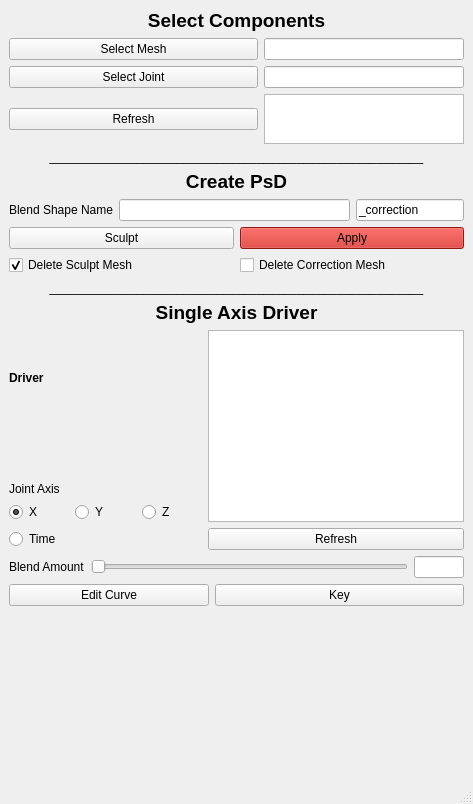
<?xml version="1.0" encoding="UTF-8"?>
<ui version="4.0">
 <class>SingleAxisCorrect</class>
 <widget class="QMainWindow" name="SingleAxisCorrect">
  <property name="geometry">
   <rect>
    <x>0</x>
    <y>0</y>
    <width>473</width>
    <height>804</height>
   </rect>
  </property>
  <property name="windowTitle">
   <string>Single Axis Corrective-Blend-O-Matic</string>
  </property>
  <widget class="QWidget" name="centralwidget">
   <layout class="QVBoxLayout" name="verticalLayout">
    <item>
     <layout class="QVBoxLayout" name="verticalLayout_2">
      <item>
       <widget class="QLabel" name="label_7">
        <property name="font">
         <font>
          <pointsize>14</pointsize>
          <weight>75</weight>
          <bold>true</bold>
         </font>
        </property>
        <property name="text">
         <string>Select Components</string>
        </property>
        <property name="alignment">
         <set>Qt::AlignCenter</set>
        </property>
       </widget>
      </item>
      <item>
       <layout class="QGridLayout" name="gridLayout">
        <item row="2" column="0">
         <widget class="QPushButton" name="SelectMesh_Button">
          <property name="text">
           <string>Select Mesh</string>
          </property>
          <property name="+c" stdset="0">
           <string>'import corrective_blend;  corrective_blend.select_basemesh()'</string>
          </property>
         </widget>
        </item>
        <item row="2" column="1">
         <widget class="QLineEdit" name="mesh_store">
          <property name="sizePolicy">
           <sizepolicy hsizetype="Maximum" vsizetype="Fixed">
            <horstretch>0</horstretch>
            <verstretch>0</verstretch>
           </sizepolicy>
          </property>
          <property name="maximumSize">
           <size>
            <width>200</width>
            <height>16777215</height>
           </size>
          </property>
         </widget>
        </item>
        <item row="3" column="0">
         <widget class="QPushButton" name="selectjoint_Button">
          <property name="text">
           <string>Select Joint</string>
          </property>
          <property name="+c" stdset="0">
           <string>'import corrective_blend;  corrective_blend.select_joint()'</string>
          </property>
         </widget>
        </item>
        <item row="3" column="1">
         <widget class="QLineEdit" name="joint_store">
          <property name="sizePolicy">
           <sizepolicy hsizetype="Maximum" vsizetype="Fixed">
            <horstretch>0</horstretch>
            <verstretch>0</verstretch>
           </sizepolicy>
          </property>
          <property name="maximumSize">
           <size>
            <width>200</width>
            <height>16777215</height>
           </size>
          </property>
         </widget>
        </item>
        <item row="4" column="1">
         <widget class="QListWidget" name="blendnode_list">
          <property name="sizePolicy">
           <sizepolicy hsizetype="Maximum" vsizetype="Preferred">
            <horstretch>0</horstretch>
            <verstretch>0</verstretch>
           </sizepolicy>
          </property>
          <property name="maximumSize">
           <size>
            <width>200</width>
            <height>50</height>
           </size>
          </property>
         </widget>
        </item>
        <item row="4" column="0">
         <widget class="QPushButton" name="refreshblendlist_button">
          <property name="text">
           <string>Refresh</string>
          </property>
          <property name="+c" stdset="0">
           <string>'import corrective_blend;  corrective_blend.refreshblendnode()'</string>
          </property>
         </widget>
        </item>
       </layout>
      </item>
      <item>
       <widget class="QLabel" name="label_3">
        <property name="sizePolicy">
         <sizepolicy hsizetype="Preferred" vsizetype="Maximum">
          <horstretch>0</horstretch>
          <verstretch>0</verstretch>
         </sizepolicy>
        </property>
        <property name="text">
         <string>________________________________________________________</string>
        </property>
        <property name="alignment">
         <set>Qt::AlignCenter</set>
        </property>
       </widget>
      </item>
      <item>
       <widget class="QLabel" name="label_5">
        <property name="font">
         <font>
          <pointsize>14</pointsize>
          <weight>75</weight>
          <bold>true</bold>
         </font>
        </property>
        <property name="text">
         <string>Create PsD</string>
        </property>
        <property name="alignment">
         <set>Qt::AlignCenter</set>
        </property>
       </widget>
      </item>
      <item>
       <layout class="QHBoxLayout" name="horizontalLayout_4">
        <item>
         <widget class="QLabel" name="label">
          <property name="sizePolicy">
           <sizepolicy hsizetype="Maximum" vsizetype="Maximum">
            <horstretch>0</horstretch>
            <verstretch>0</verstretch>
           </sizepolicy>
          </property>
          <property name="text">
           <string>Blend Shape Name</string>
          </property>
         </widget>
        </item>
        <item>
         <widget class="QLineEdit" name="blendname_input"/>
        </item>
        <item>
         <widget class="QLineEdit" name="blendname_suffix">
          <property name="sizePolicy">
           <sizepolicy hsizetype="Maximum" vsizetype="Fixed">
            <horstretch>0</horstretch>
            <verstretch>0</verstretch>
           </sizepolicy>
          </property>
          <property name="text">
           <string>_correction</string>
          </property>
         </widget>
        </item>
       </layout>
      </item>
      <item>
       <layout class="QHBoxLayout" name="horizontalLayout_5">
        <item>
         <widget class="QPushButton" name="sculptmesh_button">
          <property name="text">
           <string>Sculpt</string>
          </property>
          <property name="+c" stdset="0">
           <string>'import corrective_blend;  corrective_blend.create_sculpt()'</string>
          </property>
         </widget>
        </item>
        <item>
         <widget class="QPushButton" name="generatecorrect_button">
          <property name="palette">
           <palette>
            <active>
             <colorrole role="WindowText">
              <brush brushstyle="SolidPattern">
               <color alpha="255">
                <red>0</red>
                <green>0</green>
                <blue>0</blue>
               </color>
              </brush>
             </colorrole>
             <colorrole role="Button">
              <brush brushstyle="SolidPattern">
               <color alpha="255">
                <red>203</red>
                <green>36</green>
                <blue>29</blue>
               </color>
              </brush>
             </colorrole>
             <colorrole role="Light">
              <brush brushstyle="SolidPattern">
               <color alpha="255">
                <red>255</red>
                <green>92</green>
                <blue>85</blue>
               </color>
              </brush>
             </colorrole>
             <colorrole role="Midlight">
              <brush brushstyle="SolidPattern">
               <color alpha="255">
                <red>229</red>
                <green>64</green>
                <blue>57</blue>
               </color>
              </brush>
             </colorrole>
             <colorrole role="Dark">
              <brush brushstyle="SolidPattern">
               <color alpha="255">
                <red>101</red>
                <green>18</green>
                <blue>14</blue>
               </color>
              </brush>
             </colorrole>
             <colorrole role="Mid">
              <brush brushstyle="SolidPattern">
               <color alpha="255">
                <red>135</red>
                <green>24</green>
                <blue>19</blue>
               </color>
              </brush>
             </colorrole>
             <colorrole role="Text">
              <brush brushstyle="SolidPattern">
               <color alpha="255">
                <red>0</red>
                <green>0</green>
                <blue>0</blue>
               </color>
              </brush>
             </colorrole>
             <colorrole role="BrightText">
              <brush brushstyle="SolidPattern">
               <color alpha="255">
                <red>255</red>
                <green>255</green>
                <blue>255</blue>
               </color>
              </brush>
             </colorrole>
             <colorrole role="ButtonText">
              <brush brushstyle="SolidPattern">
               <color alpha="255">
                <red>0</red>
                <green>0</green>
                <blue>0</blue>
               </color>
              </brush>
             </colorrole>
             <colorrole role="Base">
              <brush brushstyle="SolidPattern">
               <color alpha="255">
                <red>255</red>
                <green>255</green>
                <blue>255</blue>
               </color>
              </brush>
             </colorrole>
             <colorrole role="Window">
              <brush brushstyle="SolidPattern">
               <color alpha="255">
                <red>203</red>
                <green>36</green>
                <blue>29</blue>
               </color>
              </brush>
             </colorrole>
             <colorrole role="Shadow">
              <brush brushstyle="SolidPattern">
               <color alpha="255">
                <red>0</red>
                <green>0</green>
                <blue>0</blue>
               </color>
              </brush>
             </colorrole>
             <colorrole role="AlternateBase">
              <brush brushstyle="SolidPattern">
               <color alpha="255">
                <red>229</red>
                <green>145</green>
                <blue>142</blue>
               </color>
              </brush>
             </colorrole>
             <colorrole role="ToolTipBase">
              <brush brushstyle="SolidPattern">
               <color alpha="255">
                <red>255</red>
                <green>255</green>
                <blue>220</blue>
               </color>
              </brush>
             </colorrole>
             <colorrole role="ToolTipText">
              <brush brushstyle="SolidPattern">
               <color alpha="255">
                <red>0</red>
                <green>0</green>
                <blue>0</blue>
               </color>
              </brush>
             </colorrole>
            </active>
            <inactive>
             <colorrole role="WindowText">
              <brush brushstyle="SolidPattern">
               <color alpha="255">
                <red>0</red>
                <green>0</green>
                <blue>0</blue>
               </color>
              </brush>
             </colorrole>
             <colorrole role="Button">
              <brush brushstyle="SolidPattern">
               <color alpha="255">
                <red>203</red>
                <green>36</green>
                <blue>29</blue>
               </color>
              </brush>
             </colorrole>
             <colorrole role="Light">
              <brush brushstyle="SolidPattern">
               <color alpha="255">
                <red>255</red>
                <green>92</green>
                <blue>85</blue>
               </color>
              </brush>
             </colorrole>
             <colorrole role="Midlight">
              <brush brushstyle="SolidPattern">
               <color alpha="255">
                <red>229</red>
                <green>64</green>
                <blue>57</blue>
               </color>
              </brush>
             </colorrole>
             <colorrole role="Dark">
              <brush brushstyle="SolidPattern">
               <color alpha="255">
                <red>101</red>
                <green>18</green>
                <blue>14</blue>
               </color>
              </brush>
             </colorrole>
             <colorrole role="Mid">
              <brush brushstyle="SolidPattern">
               <color alpha="255">
                <red>135</red>
                <green>24</green>
                <blue>19</blue>
               </color>
              </brush>
             </colorrole>
             <colorrole role="Text">
              <brush brushstyle="SolidPattern">
               <color alpha="255">
                <red>0</red>
                <green>0</green>
                <blue>0</blue>
               </color>
              </brush>
             </colorrole>
             <colorrole role="BrightText">
              <brush brushstyle="SolidPattern">
               <color alpha="255">
                <red>255</red>
                <green>255</green>
                <blue>255</blue>
               </color>
              </brush>
             </colorrole>
             <colorrole role="ButtonText">
              <brush brushstyle="SolidPattern">
               <color alpha="255">
                <red>0</red>
                <green>0</green>
                <blue>0</blue>
               </color>
              </brush>
             </colorrole>
             <colorrole role="Base">
              <brush brushstyle="SolidPattern">
               <color alpha="255">
                <red>255</red>
                <green>255</green>
                <blue>255</blue>
               </color>
              </brush>
             </colorrole>
             <colorrole role="Window">
              <brush brushstyle="SolidPattern">
               <color alpha="255">
                <red>203</red>
                <green>36</green>
                <blue>29</blue>
               </color>
              </brush>
             </colorrole>
             <colorrole role="Shadow">
              <brush brushstyle="SolidPattern">
               <color alpha="255">
                <red>0</red>
                <green>0</green>
                <blue>0</blue>
               </color>
              </brush>
             </colorrole>
             <colorrole role="AlternateBase">
              <brush brushstyle="SolidPattern">
               <color alpha="255">
                <red>229</red>
                <green>145</green>
                <blue>142</blue>
               </color>
              </brush>
             </colorrole>
             <colorrole role="ToolTipBase">
              <brush brushstyle="SolidPattern">
               <color alpha="255">
                <red>255</red>
                <green>255</green>
                <blue>220</blue>
               </color>
              </brush>
             </colorrole>
             <colorrole role="ToolTipText">
              <brush brushstyle="SolidPattern">
               <color alpha="255">
                <red>0</red>
                <green>0</green>
                <blue>0</blue>
               </color>
              </brush>
             </colorrole>
            </inactive>
            <disabled>
             <colorrole role="WindowText">
              <brush brushstyle="SolidPattern">
               <color alpha="255">
                <red>101</red>
                <green>18</green>
                <blue>14</blue>
               </color>
              </brush>
             </colorrole>
             <colorrole role="Button">
              <brush brushstyle="SolidPattern">
               <color alpha="255">
                <red>203</red>
                <green>36</green>
                <blue>29</blue>
               </color>
              </brush>
             </colorrole>
             <colorrole role="Light">
              <brush brushstyle="SolidPattern">
               <color alpha="255">
                <red>255</red>
                <green>92</green>
                <blue>85</blue>
               </color>
              </brush>
             </colorrole>
             <colorrole role="Midlight">
              <brush brushstyle="SolidPattern">
               <color alpha="255">
                <red>229</red>
                <green>64</green>
                <blue>57</blue>
               </color>
              </brush>
             </colorrole>
             <colorrole role="Dark">
              <brush brushstyle="SolidPattern">
               <color alpha="255">
                <red>101</red>
                <green>18</green>
                <blue>14</blue>
               </color>
              </brush>
             </colorrole>
             <colorrole role="Mid">
              <brush brushstyle="SolidPattern">
               <color alpha="255">
                <red>135</red>
                <green>24</green>
                <blue>19</blue>
               </color>
              </brush>
             </colorrole>
             <colorrole role="Text">
              <brush brushstyle="SolidPattern">
               <color alpha="255">
                <red>101</red>
                <green>18</green>
                <blue>14</blue>
               </color>
              </brush>
             </colorrole>
             <colorrole role="BrightText">
              <brush brushstyle="SolidPattern">
               <color alpha="255">
                <red>255</red>
                <green>255</green>
                <blue>255</blue>
               </color>
              </brush>
             </colorrole>
             <colorrole role="ButtonText">
              <brush brushstyle="SolidPattern">
               <color alpha="255">
                <red>101</red>
                <green>18</green>
                <blue>14</blue>
               </color>
              </brush>
             </colorrole>
             <colorrole role="Base">
              <brush brushstyle="SolidPattern">
               <color alpha="255">
                <red>203</red>
                <green>36</green>
                <blue>29</blue>
               </color>
              </brush>
             </colorrole>
             <colorrole role="Window">
              <brush brushstyle="SolidPattern">
               <color alpha="255">
                <red>203</red>
                <green>36</green>
                <blue>29</blue>
               </color>
              </brush>
             </colorrole>
             <colorrole role="Shadow">
              <brush brushstyle="SolidPattern">
               <color alpha="255">
                <red>0</red>
                <green>0</green>
                <blue>0</blue>
               </color>
              </brush>
             </colorrole>
             <colorrole role="AlternateBase">
              <brush brushstyle="SolidPattern">
               <color alpha="255">
                <red>203</red>
                <green>36</green>
                <blue>29</blue>
               </color>
              </brush>
             </colorrole>
             <colorrole role="ToolTipBase">
              <brush brushstyle="SolidPattern">
               <color alpha="255">
                <red>255</red>
                <green>255</green>
                <blue>220</blue>
               </color>
              </brush>
             </colorrole>
             <colorrole role="ToolTipText">
              <brush brushstyle="SolidPattern">
               <color alpha="255">
                <red>0</red>
                <green>0</green>
                <blue>0</blue>
               </color>
              </brush>
             </colorrole>
            </disabled>
           </palette>
          </property>
          <property name="text">
           <string>Apply</string>
          </property>
          <property name="+c" stdset="0">
           <string>'import corrective_blend;  corrective_blend.Corrective_Shape_Monster()'</string>
          </property>
         </widget>
        </item>
       </layout>
      </item>
      <item>
       <layout class="QHBoxLayout" name="horizontalLayout_6">
        <item>
         <widget class="QCheckBox" name="deletesculpt_check">
          <property name="text">
           <string>Delete Sculpt Mesh</string>
          </property>
          <property name="checked">
           <bool>true</bool>
          </property>
         </widget>
        </item>
        <item>
         <widget class="QCheckBox" name="deletecorrection_check">
          <property name="text">
           <string>Delete Correction Mesh</string>
          </property>
         </widget>
        </item>
       </layout>
      </item>
      <item>
       <widget class="QLabel" name="label_4">
        <property name="text">
         <string>________________________________________________________</string>
        </property>
        <property name="alignment">
         <set>Qt::AlignCenter</set>
        </property>
       </widget>
      </item>
      <item>
       <widget class="QLabel" name="label_2">
        <property name="sizePolicy">
         <sizepolicy hsizetype="Preferred" vsizetype="Maximum">
          <horstretch>0</horstretch>
          <verstretch>0</verstretch>
         </sizepolicy>
        </property>
        <property name="font">
         <font>
          <pointsize>14</pointsize>
          <weight>75</weight>
          <bold>true</bold>
         </font>
        </property>
        <property name="text">
         <string>Single Axis Driver</string>
        </property>
        <property name="textFormat">
         <enum>Qt::PlainText</enum>
        </property>
        <property name="alignment">
         <set>Qt::AlignCenter</set>
        </property>
       </widget>
      </item>
      <item>
       <layout class="QGridLayout" name="gridLayout_2">
        <item row="1" column="1">
         <widget class="QPushButton" name="refreshblend_button">
          <property name="text">
           <string>Refresh</string>
          </property>
          <property name="+c" stdset="0">
           <string>'import corrective_blend;  corrective_blend.get_blendshapes()'</string>
          </property>
         </widget>
        </item>
        <item row="0" column="1">
         <widget class="QListWidget" name="blendshape_list">
          <property name="sizePolicy">
           <sizepolicy hsizetype="Preferred" vsizetype="Maximum">
            <horstretch>0</horstretch>
            <verstretch>0</verstretch>
           </sizepolicy>
          </property>
         </widget>
        </item>
        <item row="0" column="0">
         <layout class="QVBoxLayout" name="verticalLayout_3">
          <item>
           <spacer name="verticalSpacer_3">
            <property name="orientation">
             <enum>Qt::Vertical</enum>
            </property>
            <property name="sizeType">
             <enum>QSizePolicy::Minimum</enum>
            </property>
            <property name="sizeHint" stdset="0">
             <size>
              <width>20</width>
              <height>10</height>
             </size>
            </property>
           </spacer>
          </item>
          <item>
           <widget class="QLabel" name="Driver_lable">
            <property name="font">
             <font>
              <weight>75</weight>
              <bold>true</bold>
             </font>
            </property>
            <property name="text">
             <string>Driver</string>
            </property>
           </widget>
          </item>
          <item>
           <widget class="QLabel" name="label_8">
            <property name="sizePolicy">
             <sizepolicy hsizetype="Preferred" vsizetype="Preferred">
              <horstretch>0</horstretch>
              <verstretch>0</verstretch>
             </sizepolicy>
            </property>
            <property name="text">
             <string>Joint Axis</string>
            </property>
            <property name="alignment">
             <set>Qt::AlignBottom|Qt::AlignLeading|Qt::AlignLeft</set>
            </property>
           </widget>
          </item>
          <item>
           <layout class="QHBoxLayout" name="horizontalLayout">
            <item>
             <widget class="QRadioButton" name="blend_radio_X_ui">
              <property name="text">
               <string>X</string>
              </property>
              <property name="checked">
               <bool>true</bool>
              </property>
             </widget>
            </item>
            <item>
             <widget class="QRadioButton" name="blend_radio_Y_ui">
              <property name="text">
               <string>Y</string>
              </property>
             </widget>
            </item>
            <item>
             <widget class="QRadioButton" name="blend_radio_Z_ui">
              <property name="text">
               <string>Z</string>
              </property>
             </widget>
            </item>
           </layout>
          </item>
         </layout>
        </item>
        <item row="1" column="0">
         <widget class="QRadioButton" name="TimeRadio">
          <property name="text">
           <string>Time</string>
          </property>
          <property name="checked">
           <bool>false</bool>
          </property>
         </widget>
        </item>
       </layout>
      </item>
      <item>
       <layout class="QHBoxLayout" name="horizontalLayout_2">
        <item>
         <widget class="QLabel" name="label_6">
          <property name="text">
           <string>Blend Amount</string>
          </property>
         </widget>
        </item>
        <item>
         <widget class="QSlider" name="blend_shape_slider_ui">
          <property name="maximum">
           <number>100</number>
          </property>
          <property name="orientation">
           <enum>Qt::Horizontal</enum>
          </property>
          <property name="+dc" stdset="0">
           <string>'import  jt_weight_slider; corrective_blend.set_blend_amount()'</string>
          </property>
         </widget>
        </item>
        <item>
         <widget class="QLineEdit" name="blend_percent_ui">
          <property name="sizePolicy">
           <sizepolicy hsizetype="Maximum" vsizetype="Fixed">
            <horstretch>0</horstretch>
            <verstretch>0</verstretch>
           </sizepolicy>
          </property>
          <property name="maximumSize">
           <size>
            <width>50</width>
            <height>16777215</height>
           </size>
          </property>
          <property name="readOnly">
           <bool>true</bool>
          </property>
         </widget>
        </item>
       </layout>
      </item>
      <item>
       <layout class="QHBoxLayout" name="horizontalLayout_3">
        <item>
         <widget class="QPushButton" name="editcurve_button">
          <property name="maximumSize">
           <size>
            <width>200</width>
            <height>16777215</height>
           </size>
          </property>
          <property name="text">
           <string>Edit Curve</string>
          </property>
          <property name="+c" stdset="0">
           <string>'import corrective_blend;  corrective_blend.show_curve()'</string>
          </property>
         </widget>
        </item>
        <item>
         <widget class="QPushButton" name="key_button">
          <property name="maximumSize">
           <size>
            <width>1000</width>
            <height>16777215</height>
           </size>
          </property>
          <property name="text">
           <string>Key</string>
          </property>
          <property name="+c" stdset="0">
           <string>'import corrective_blend;  corrective_blend.key_blend()'</string>
          </property>
         </widget>
        </item>
       </layout>
      </item>
     </layout>
    </item>
    <item>
     <spacer name="verticalSpacer">
      <property name="orientation">
       <enum>Qt::Vertical</enum>
      </property>
      <property name="sizeHint" stdset="0">
       <size>
        <width>20</width>
        <height>40</height>
       </size>
      </property>
     </spacer>
    </item>
   </layout>
  </widget>
  <widget class="QStatusBar" name="statusbar"/>
 </widget>
 <resources/>
 <connections/>
</ui>
